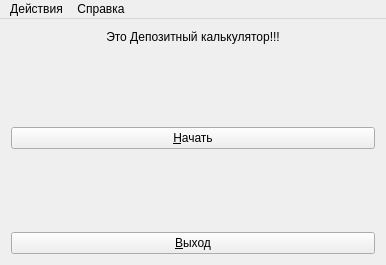
<?xml version="1.0" encoding="UTF-8"?>
<ui version="4.0">
 <class>Menu</class>
 <widget class="QMainWindow" name="Menu">
  <property name="geometry">
   <rect>
    <x>0</x>
    <y>0</y>
    <width>386</width>
    <height>265</height>
   </rect>
  </property>
  <property name="windowTitle">
   <string>Menu</string>
  </property>
  <widget class="QWidget" name="centralWidget">
   <layout class="QVBoxLayout" name="verticalLayout_2">
    <item>
     <layout class="QVBoxLayout" name="verticalLayout">
      <item>
       <widget class="QLabel" name="label">
        <property name="text">
         <string>Это Депозитный калькулятор!!!</string>
        </property>
        <property name="alignment">
         <set>Qt::AlignCenter</set>
        </property>
       </widget>
      </item>
      <item>
       <spacer name="verticalSpacer_2">
        <property name="orientation">
         <enum>Qt::Vertical</enum>
        </property>
        <property name="sizeHint" stdset="0">
         <size>
          <width>20</width>
          <height>40</height>
         </size>
        </property>
       </spacer>
      </item>
      <item>
       <widget class="QPushButton" name="beginButton">
        <property name="text">
         <string>&amp;Начать</string>
        </property>
       </widget>
      </item>
      <item>
       <spacer name="verticalSpacer">
        <property name="orientation">
         <enum>Qt::Vertical</enum>
        </property>
        <property name="sizeHint" stdset="0">
         <size>
          <width>20</width>
          <height>40</height>
         </size>
        </property>
       </spacer>
      </item>
      <item>
       <widget class="QPushButton" name="exitButton">
        <property name="text">
         <string>&amp;Выход</string>
        </property>
       </widget>
      </item>
     </layout>
    </item>
   </layout>
  </widget>
  <widget class="QMenuBar" name="menuBar">
   <property name="geometry">
    <rect>
     <x>0</x>
     <y>0</y>
     <width>386</width>
     <height>26</height>
    </rect>
   </property>
   <widget class="QMenu" name="menu">
    <property name="title">
     <string>Действия</string>
    </property>
    <addaction name="startAction"/>
    <addaction name="exitAction"/>
   </widget>
   <widget class="QMenu" name="menu_2">
    <property name="title">
     <string>Справка</string>
    </property>
    <addaction name="infoAction"/>
    <addaction name="autosAction"/>
   </widget>
   <addaction name="menu"/>
   <addaction name="menu_2"/>
  </widget>
  <action name="startAction">
   <property name="text">
    <string>Начать</string>
   </property>
  </action>
  <action name="exitAction">
   <property name="text">
    <string>Выход</string>
   </property>
  </action>
  <action name="infoAction">
   <property name="text">
    <string>О программе</string>
   </property>
  </action>
  <action name="autosAction">
   <property name="text">
    <string>Авторы</string>
   </property>
  </action>
 </widget>
 <layoutdefault spacing="6" margin="11"/>
 <resources/>
 <connections/>
</ui>
